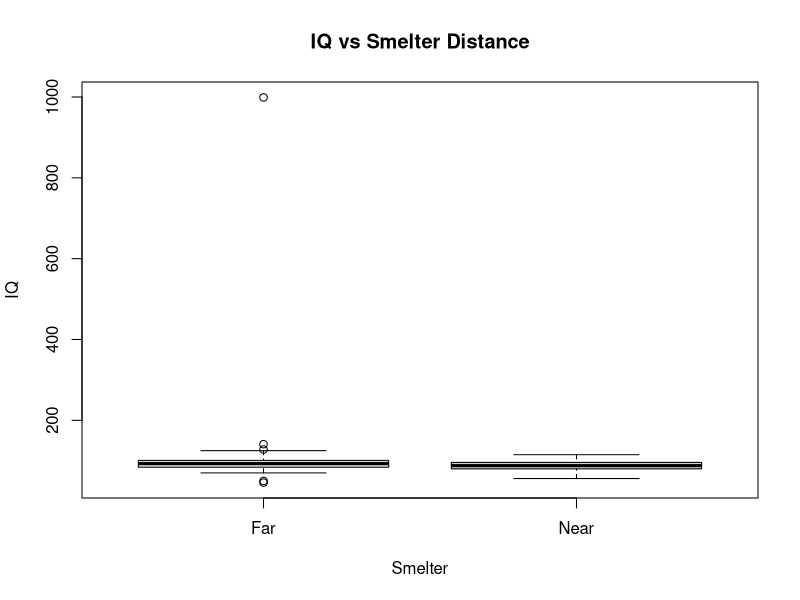
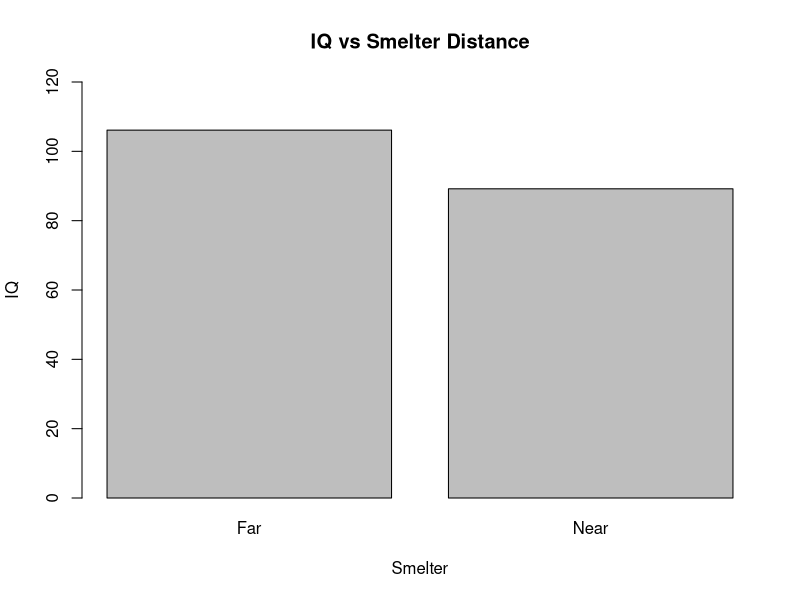

Recreate these plots in R, in order.
## ---- chunk 1
knitr::opts_chunk$set(echo = TRUE)
## ---- chunk 2
setwd("/Users/cgraber/Graber_Project_02/DataRaw")
lead_iq <- read.csv("lead-iq-01.csv")

overall_mean <- mean(lead_iq$IQ)
Far_mean <- mean(lead_iq$IQ[lead_iq$Smelter == "Far"])
Near_mean <- mean(lead_iq$IQ[lead_iq$Smelter == "Near"])
means <- c(Far_mean, Near_mean)
print(overall_mean)
print(means)
means_df <- data.frame(means, row.names = c("Far","Near"))

knitr::kable(means_df, col.names = "IQ")

boxplot(IQ~Smelter,data=lead_iq, main="IQ vs Smelter Distance",
   xlab="Smelter", ylab="IQ") 

barplot(height=means, names=c("Far","Near"), xlab="Smelter", ylab="IQ", main="IQ vs Smelter Distance", ylim=range(pretty(c(0, 110))))

